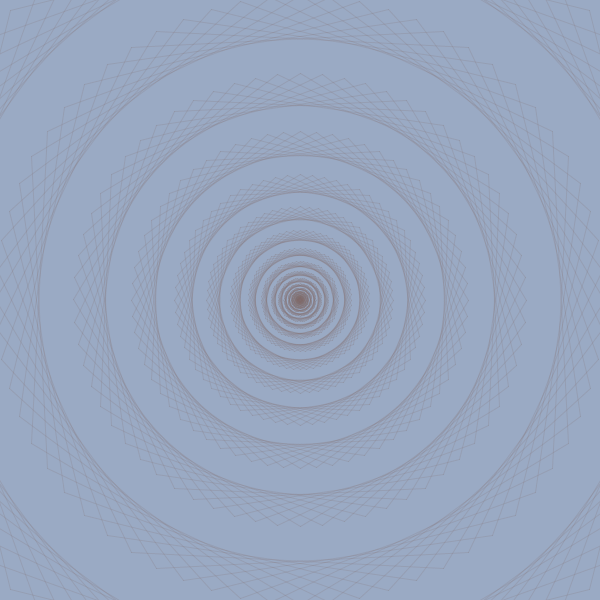
Frame 1 (no input)
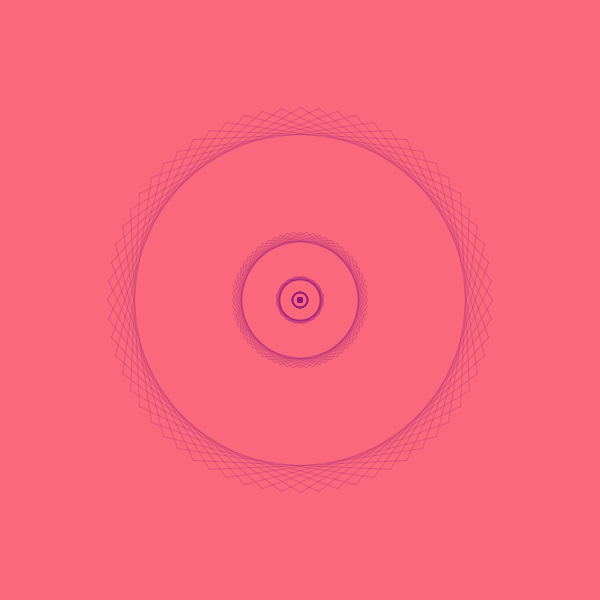
Frame 60 (the mouse pressed at the canvas centre just before this capture)
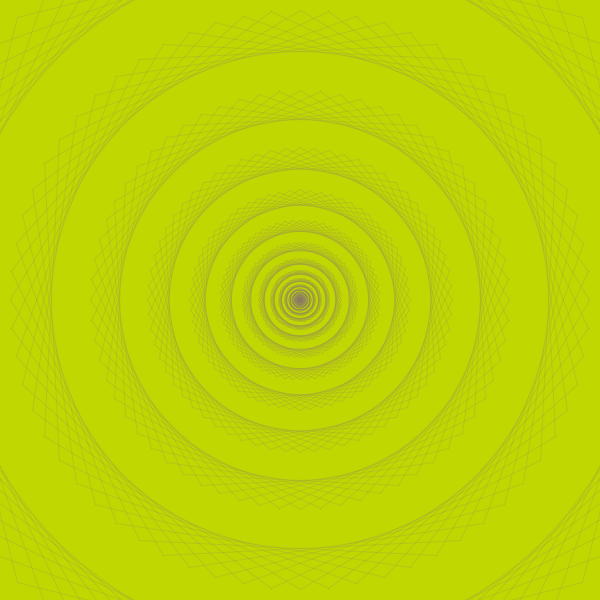
Frame 120 (the mouse held since frame 60 and released just before this capture)

The Processing sketch that drew these frames (run headless with seeded random() and noise(); from frame 60 on, the mouse is pressed at the canvas centre):

// Processing sketch: processing_167039
// ── processing_167039.pde

variateur r1,g1,b1,r2,g2,b2,multiplicateur;


void setup(){
size(600,600);
r1=new variateur(128,255, 200);
g1=new variateur(100,255, 210);
b1=new variateur(0,200, 230); 
r2=new variateur(0,255, 120);
g2=new variateur(0,128, 100);
b2=new variateur(100,128, 113);  
multiplicateur=new variateur(0.75, 0.35, 1200);
}

void draw(){
background(r1.avance(),g1.avance(),b1.avance());
stroke(r2.avance(),g2.avance(),b2.avance(),50);
for(float b=550;b>1;b*=multiplicateur.avance()){
for(int a=0;a<64;a++){
  float an1 = (TWO_PI/64)*a;
  float an2 = (TWO_PI/64)*(a+11);
  line(width/2+cos(an1)*b, height/2+sin(an1)*b, width/2+cos(an2)*b,height/2+ sin(an2)*b);
}
}
}

class variateur{
  float an,  depart, tout,  v;
  variateur(float a, float b, int pas){
    an=random(TWO_PI);
    tout=b-a;depart=a;
    v=TWO_PI/pas;
  }
  float avance(){
    an+=v;
    if(an>TWO_PI){an-=TWO_PI;}
    float tor=(cos(an)+1)/2;
    return(depart+tor*tout);
  }
}
